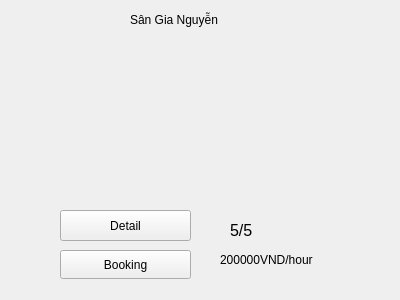
<?xml version="1.0" encoding="UTF-8"?>
<ui version="4.0">
 <class>Form</class>
 <widget class="QWidget" name="Form">
  <property name="geometry">
   <rect>
    <x>0</x>
    <y>0</y>
    <width>400</width>
    <height>300</height>
   </rect>
  </property>
  <property name="windowTitle">
   <string>Form</string>
  </property>
  <widget class="QLabel" name="lb_name">
   <property name="geometry">
    <rect>
     <x>130</x>
     <y>10</y>
     <width>111</width>
     <height>20</height>
    </rect>
   </property>
   <property name="text">
    <string>Sân Gia Nguyễn</string>
   </property>
  </widget>
  <widget class="QLabel" name="lb_image">
   <property name="geometry">
    <rect>
     <x>60</x>
     <y>40</y>
     <width>261</width>
     <height>151</height>
    </rect>
   </property>
   <property name="text">
    <string/>
   </property>
   <property name="pixmap">
    <pixmap>../img/unnamed.webp</pixmap>
   </property>
   <property name="scaledContents">
    <bool>true</bool>
   </property>
  </widget>
  <widget class="QLabel" name="lb_icon_star">
   <property name="geometry">
    <rect>
     <x>260</x>
     <y>200</y>
     <width>51</width>
     <height>41</height>
    </rect>
   </property>
   <property name="text">
    <string/>
   </property>
   <property name="pixmap">
    <pixmap>../img/star-solid.svg</pixmap>
   </property>
   <property name="scaledContents">
    <bool>true</bool>
   </property>
  </widget>
  <widget class="QLabel" name="lb_rating">
   <property name="geometry">
    <rect>
     <x>230</x>
     <y>220</y>
     <width>31</width>
     <height>20</height>
    </rect>
   </property>
   <property name="font">
    <font>
     <pointsize>12</pointsize>
    </font>
   </property>
   <property name="text">
    <string>5/5</string>
   </property>
  </widget>
  <widget class="QLabel" name="lb_price">
   <property name="geometry">
    <rect>
     <x>220</x>
     <y>250</y>
     <width>121</width>
     <height>20</height>
    </rect>
   </property>
   <property name="text">
    <string>200000VND/hour</string>
   </property>
  </widget>
  <widget class="QPushButton" name="btn_detail">
   <property name="geometry">
    <rect>
     <x>60</x>
     <y>210</y>
     <width>131</width>
     <height>31</height>
    </rect>
   </property>
   <property name="text">
    <string>Detail</string>
   </property>
  </widget>
  <widget class="QPushButton" name="btn_booking">
   <property name="geometry">
    <rect>
     <x>60</x>
     <y>250</y>
     <width>131</width>
     <height>29</height>
    </rect>
   </property>
   <property name="text">
    <string>Booking</string>
   </property>
  </widget>
 </widget>
 <resources/>
 <connections/>
</ui>
